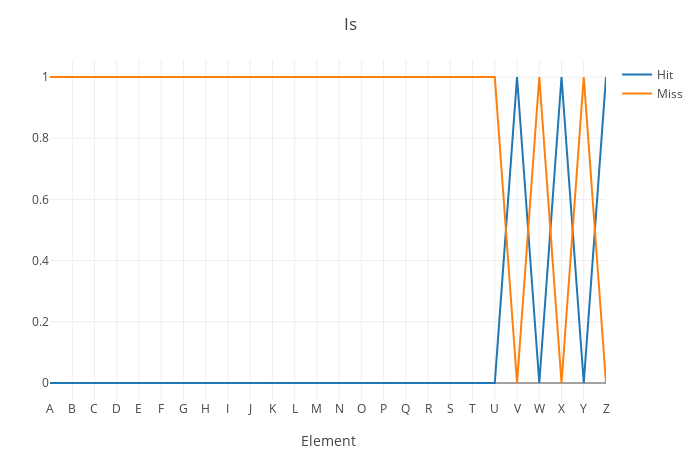

Here is the notebook cell this chart was saved with:
### Code cell
is_h = [haskey(set_element_to_nothing, element) for element in element_]

is_h = convert(Vector{Float64}, is_h)

is_m = 1 .- is_h

plot_x_y(
    (is_h, is_m);
    name_ = ("Hit", "Miss"),
    layout = extend_layout(layout; title = "Is"),
)

### Figure 1 — Plotly figure (JSON) as saved in the notebook; plotly's stock layout.template omitted (floating-point values rounded to 4 significant figures)
{"data": [{"name": "Hit", "type": "scatter", "x": [1, 2, 3, 4, 5, 6, 7, 8, 9, 10, 11, 12, 13, 14, 15, 16, 17, 18, 19, 20, 21, 22, 23, 24, 25, 26], "y": [0, 0, 0, 0, 0, 0, 0, 0, 0, 0, 0, 0, 0, 0, 0, 0, 0, 0, 0, 0, 0, 1, 0, 1, 0, 1]}, {"name": "Miss", "type": "scatter", "x": [1, 2, 3, 4, 5, 6, 7, 8, 9, 10, 11, 12, 13, 14, 15, 16, 17, 18, 19, 20, 21, 22, 23, 24, 25, 26], "y": [1, 1, 1, 1, 1, 1, 1, 1, 1, 1, 1, 1, 1, 1, 1, 1, 1, 1, 1, 1, 1, 0, 1, 0, 1, 0]}], "layout": {"autosize": false, "height": 450, "margin": {"b": 50, "l": 50, "r": 50, "t": 60}, "templateaa": "plotly_white", "title": {"text": "Is"}, "width": 700, "xaxis": {"autorange": true, "range": [1, 26], "ticktext": ["A", "B", "C", "D", "E", "F", "G", "H", "I", "J", "K", "L", "M", "N", "O", "P", "Q", "R", "S", "T", "U", "V", "W", "X", "Y", "Z"], "tickvals": [1, 2, 3, 4, 5, 6, 7, 8, 9, 10, 11, 12, 13, 14, 15, 16, 17, 18, 19, 20, 21, 22, 23, 24, 25, 26], "title": {"text": "Element"}, "type": "linear"}, "yaxis": {"autorange": true, "range": [-0.05556, 1.056], "type": "linear"}}}
